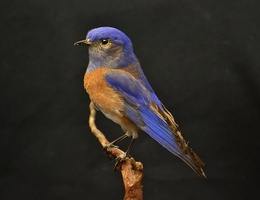
%> input picture Assignment 2/bird.jpg, 260 x 200 px, shrunk from 640 x 492 before the run
$ octave exercise1_assignment2a_c.m   (GNU Octave 9; MATLAB toolbox functions it lacks are replaced by stand-ins)
%> lines starting %> are read from the running program, lines starting %| are printed output that depends on the picture; in (x1, y1, x2, y2) boxes, pixels count from 0 and x2, y2 are one past the last pixel; in counts of white or black regions, pixels touching at a corner belong together; the program's own positions count from 1
### Assignment 2/myhist.m
function [ H, bins ] = myhist(I , nbins)
I = reshape(I, 1, numel(I) ); % reshape image in 1D vector
H = zeros(1, nbins) ; % initialize the histogram
max_val_in = 255 ; % highest input value
min_val_in = 0 ; % lowest input value
max_val_out = nbins; % highest cell index
min_val_out = 1 ; % lowest cell index
% Compute bin numbers for all pixels
f = (max_val_out - min_val_out) / (max_val_in - min_val_in); % Compute the scaling factor
idx = floor(double(I) * f) + min_val_out; % Calculate indices for all pixels
idx(idx > nbins) = nbins; % Truncate the outliers
for i = 1 : length(I) % Now iterate the image and increase appropriate histogram cell for each pixel
H(idx(i)) = H(idx(i)) + 1;
end
% Normalize the histogram (sum of cell values equals 1)
H = H / sum(H) ;
% Compute reference values for all cells in the histogram
bins = ( (1 : nbins) - min_val_out) ./ f;

### Assignment 2/exercise1_assignment2a_c.m
% Change the current folder to m file one
if(~isdeployed)
	cd(fileparts(which(mfilename)));
end
clc;	% Clear command window.
clear;	% Delete all variables.
close all;	% Close all figure windows except those created by imtool.
imtool close all;	% Close all figure windows created by imtool.
workspace;	% Make sure the workspace panel is showing.

A = double(rgb2gray(imread('bird.jpg')));
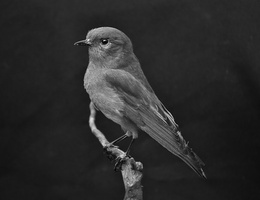
%> A: size 200x260 double; min 2, max 224, mean 42.8
M = A > 55 ;
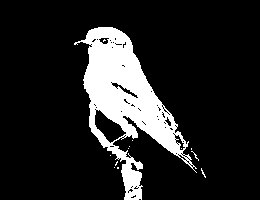
%> M: size 200x260 logical; 14.4% white; 13 white regions (12 under 20 px), largest, box (x1, y1, x2, y2) and area: (74, 27, 197, 200) 7421
figure(1);
imagesc(M);colormap(gray);

H1 = myhist(A, 10); %Myhist with 10 bins
%> after the loop in myhist, `for i = 1 : length(I)`: H = [12167 32411 2281 2478 1579 897 167 20 0 0]
%> in myhist, `H = H / sum(H) ;`: H = [0.234 0.623 0.0439 0.0477 0.0304 0.0173 0.00321 0.000385 0 0]
%> H1 has the same summary as H in myhist
H2 = myhist(A, 20); %Myhist with 20 bins
%> H2 = 20 values, max 0.578 at index 3, min 0 at index 18, mean 0.05
H3 = myhist(A, 40); %Myhist with 40 bins
%> H3 = 40 values, max 0.276 at index 6, min 0 at index 36, mean 0.025

figure(2)
subplot(1,3,1); bar(H1); title('10 bins');
subplot(1,3,2); bar(H2); title('20 bins');
subplot(1,3,3); bar(H3); title('40 bins');
%> after `title('40 bins')`:
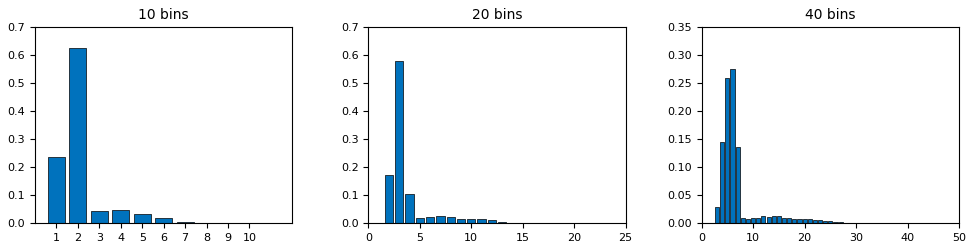
%> figure redrawn from the program's plot data, 3 panels; panel 1: tallest bar 0.623 high, from x = 1.6 to 2.4; panel 2: tallest bar 0.578 high, from x = 2.6 to 3.4; panel 3: tallest bar 0.276 high, from x = 5.6 to 6.4

P = A(:);
figure(3); clf;
bins = 10 ;
H = hist(P, bins);
%> H = [6213 37821 1311 2104 1888 1261 988 323 74 17]
subplot(1,3,1); bar(H, 'b'); title('10 bins');
bins = 20 ;
H = hist(P, bins);
%> H = 20 values, max 22959 at index 3, min 5 at index 20, mean 2600
subplot(1,3,2); bar(H, 'b'); title('20 bins');
bins = 40 ;
H = hist(P, bins);
%> H = 40 values, max 14987 at index 6, min 2 at index 40, mean 1300
subplot(1,3,3); bar(H, 'b'); title('40 bins');
%> after `title('40 bins')`:
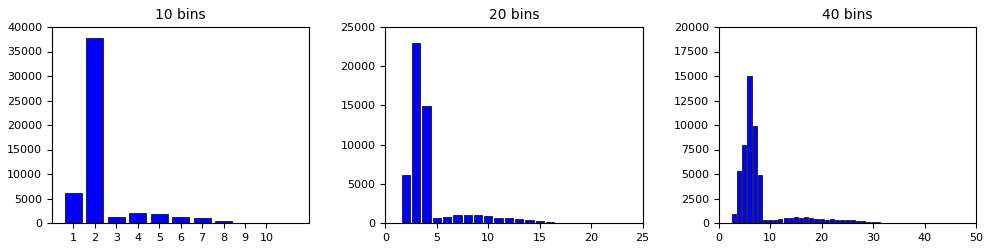
%> figure redrawn from the program's plot data, 3 panels; panel 1: tallest bar 37821 high, from x = 1.6 to 2.4; panel 2: tallest bar 22959 high, from x = 2.6 to 3.4; panel 3: tallest bar 14987 high, from x = 5.6 to 6.4

$ run again, with Assignment 2/umbrellas.jpg copied over Assignment 2/bird.jpg
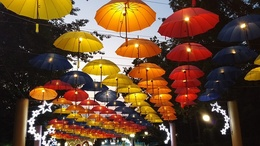
%> input picture Assignment 2/umbrellas.jpg, 260 x 146 px, shrunk from 640 x 360 before the run
%> `M = A > 55 ;`:
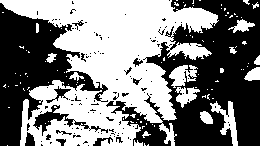
%> M: size 146x260 logical; 49.8% white; 99 white regions (84 under 20 px), largest, box (x1, y1, x2, y2) and area: (0, 0, 219, 146) 16782, (210, 101, 238, 146) 458, (169, 65, 198, 88) 379
%> after the loop in myhist, `for i = 1 : length(I)`: H = [12902 6344 4335 3286 3409 2811 1713 1782 1356 22]
%> in myhist, `H = H / sum(H) ;`: H = [0.34 0.167 0.114 0.0866 0.0898 0.0741 0.0451 0.0469 0.0357 0.00058]
%> H1 has the same summary as H in myhist
%> H2 = 20 values, max 0.252 at index 2, min 0.00058 at index 20, mean 0.05
%> H3 = 40 values, max 0.128 at index 4, min 0.000474 at index 1, mean 0.025
%> `H = hist(P, bins);`: H = [11630 6585 4325 3136 2764 3268 1942 1439 1660 1211]
%> `H = hist(P, bins);`: H = 20 values, max 9897 at index 2, min 529 at index 20, mean 1898
%> `H = hist(P, bins);`: H = 40 values, max 5499 at index 3, min 18 at index 1, mean 949
%> `title('40 bins')`:
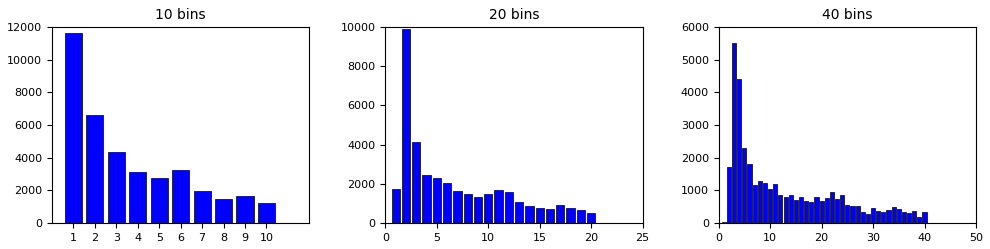
%> figure redrawn from the program's plot data, 3 panels; panel 1: tallest bar 11630 high, from x = 0.6 to 1.4; panel 2: tallest bar 9897 high, from x = 1.6 to 2.4; panel 3: tallest bar 5499 high, from x = 2.6 to 3.4
